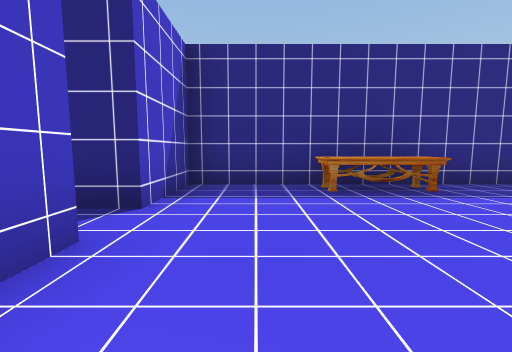
View 1 (above)

24 first-person views from a walk through a scene from a Unity 3-D project. The camera is 1.3 m above the floor, tilts 6° down and sees 90° across. The floor is counted in squares, 2 m on a side. Each view is taken from the middle of a square. On the plan, view 1 faces up. The plan holds only what a view shows up to about 9 squares ahead; the rest is blank. The place goes on beyond the plan. The player is left out. Door leaves are left out, so doorways stand open. Some surface patterns are stand-ins.

View 2
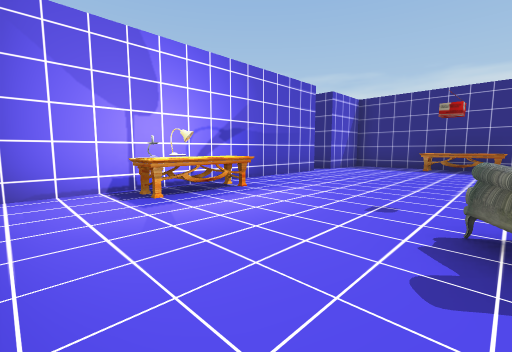

View 3
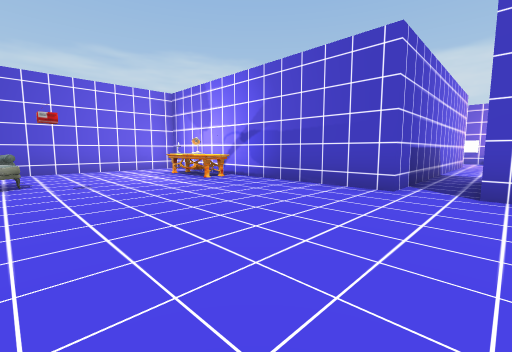

View 4
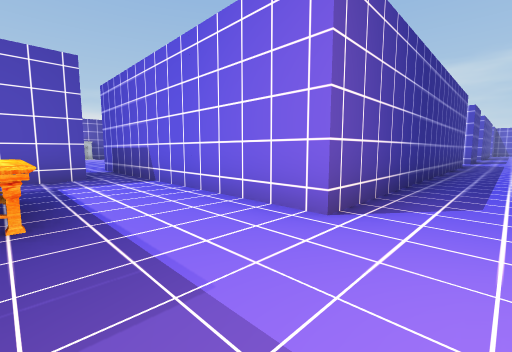

View 5
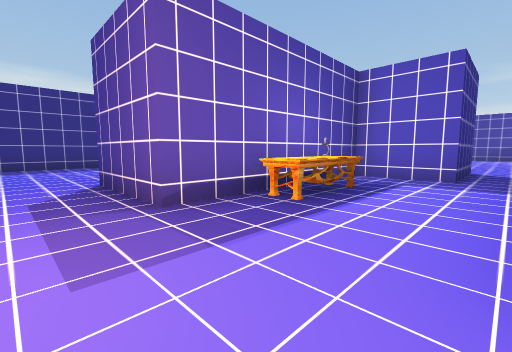

View 6
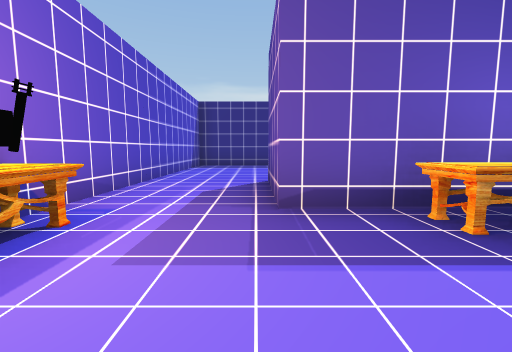

View 7
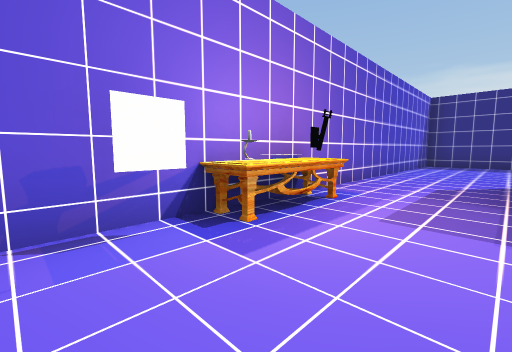

View 8
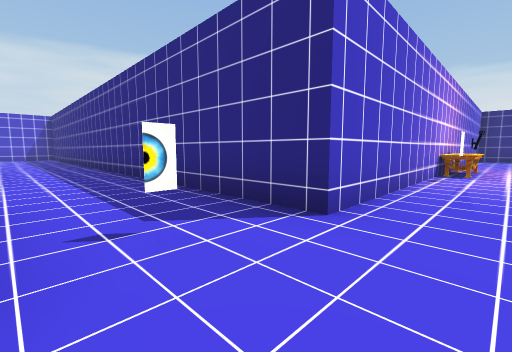

View 9
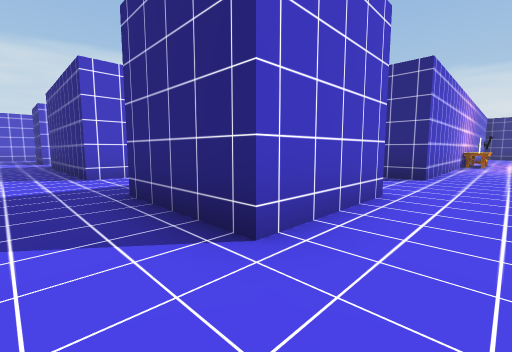

View 10
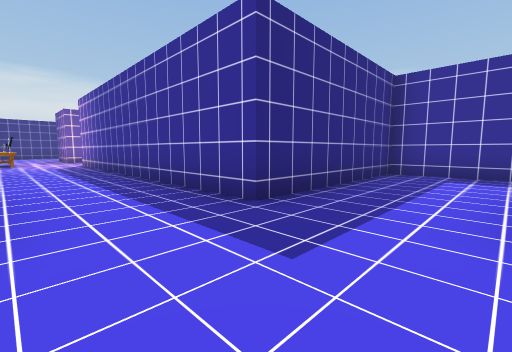

View 11
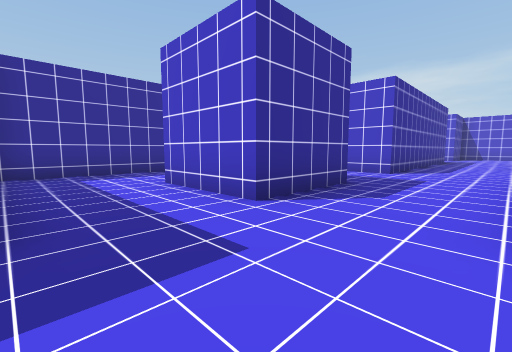

View 12
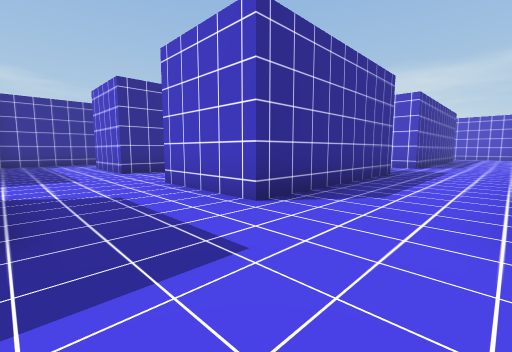

View 13
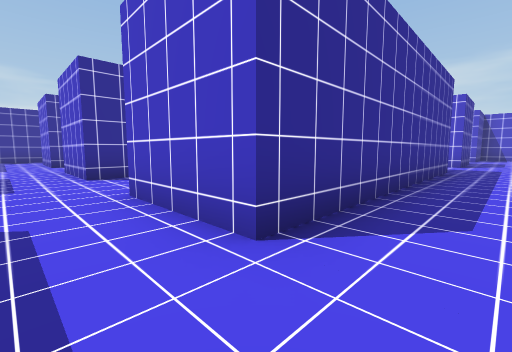

View 14
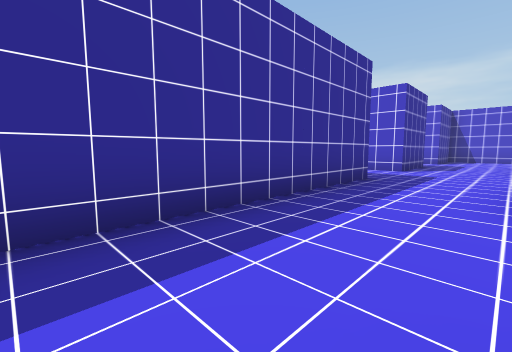

View 15
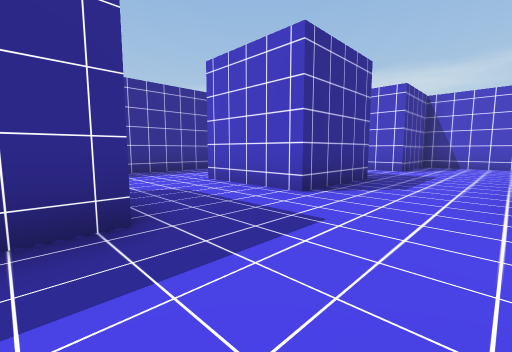

View 16
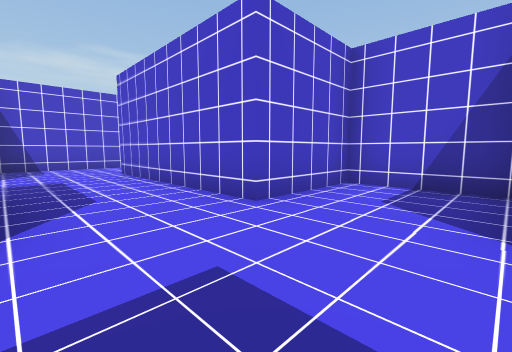

View 17
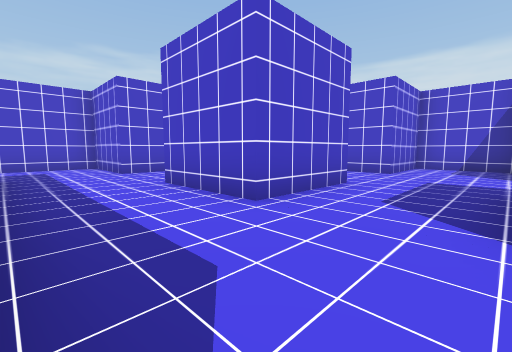

View 18
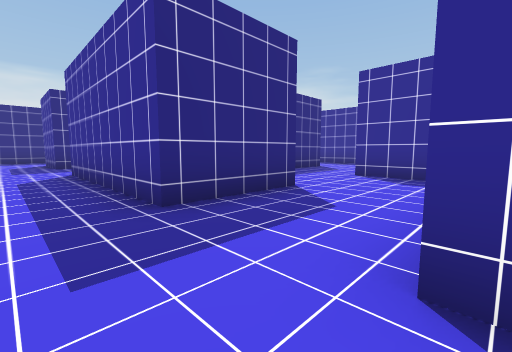

View 19
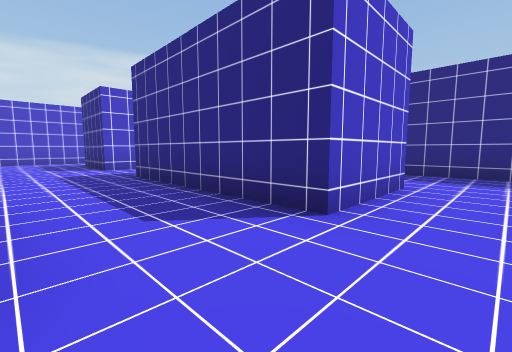

View 20
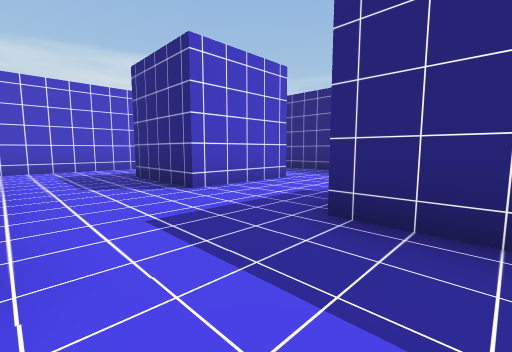

View 21
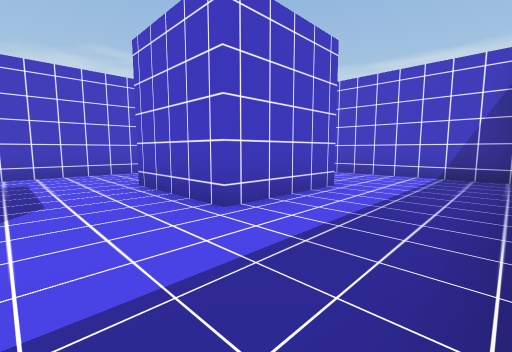

View 22
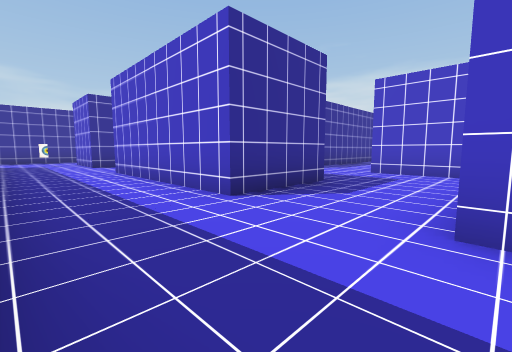

View 23
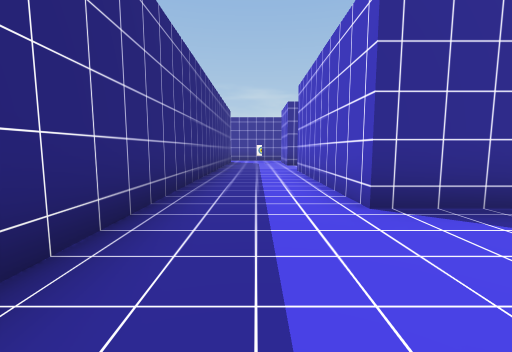

View 24
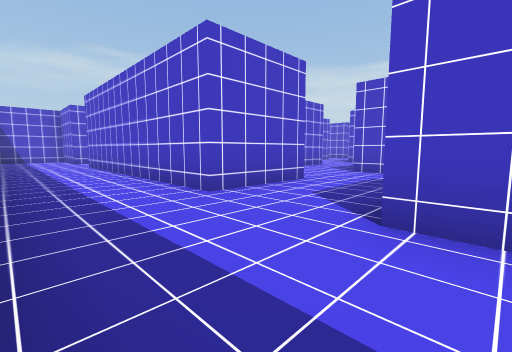

### Floor plan
Points are (right, up) in squares from view 1. A wall is a line through its corners. A room is listed if a view was taken in it or the views show most of it. See-through windows are left out.
Room 1 (views 1, 2, 3)
walls: (-1.2, 1.7) (-1.2, -5.2) (3, -5.2); (3.5, 4.7) (-1.2, 4.7) (-1.2, 2.7)
ways out: open door at (-1, 2.5) to room 2
objects: table (-1, -3); table (1, 4) to (3, 4); other object (3, -3)
Room 2 (views 4, 6)
walls: (-7.5, 12.2) (-10.6, 12.2); (-11.2, 11.6) (-11.2, 4.6); (-8.8, 1.7) (-1.2, 1.7); (-1.2, 2.7) (-3.8, 2.7) (-3.8, 4.7) (-8.8, 4.7) (-8.8, 7.2)
ways out: open door at (-1, 2.5) to room 1; opening at (-9.5, 1.5) to room 3
objects: other object (-11, 3); other object (-11, 4); table (-7, 4); other object (-6, 4)
Room 3 (views 5, 7, 8, 9, 10, 11, 12, 13, 14, 15, 16, 17, 18, 19, 20, 21, 22, 23, 24)
walls: (-11.2, -14.4) (-11.2, -15.3) (-13.8, -15.3) (-13.8, -10.3) (-11.2, -10.3); (-8.8, -12.9) (-8.8, -10.3) (-6.2, -10.3); (-18.8, -17.9) (-18.8, -10.3) (-16.2, -10.3); (-16.2, -7.7) (-21.3, -7.7) (-21.3, -5.2) (-16.2, -5.2) (-16.2, -7.7); (-7.4, -12.8) (-7.9, -12.8); (-8.8, -18.6) (-8.8, -15.2) (-6.3, -15.2) (-6.3, -22.6); (-6.3, -11.9) (-6.3, -12.8); (-13.8, -22) (-13.8, -17.8) (-12.9, -17.8); (-11.2, -5.2) (-11.2, -7.7) (-13.8, -7.7) (-13.8, -5.2); (-18.8, -22.8) (-18.8, -20.2) (-16.2, -20.2) (-16.2, -22.8); (-3.8, -11.5) (-3.8, -7.7) (-8.8, -7.7) (-8.8, 1.7); (-23.8, -17.9) (-23.8, -20.2) (-21.3, -20.2) (-21.3, -25.2); (-24.8, -10.3) (-21.2, -10.3); (-26.4, -5.2) (-23.8, -5.2) (-23.8, -7.7) (-26.2, -7.7); (-22.1, -27.7) (-18.8, -27.7) (-18.8, -25.2) (-16.2, -25.2) (-16.2, -27.7) (-13.9, -27.7); (-10.7, 2.1) (-10.7, 1.5); (-11.2, 2.5) (-11.2, -2.7) (-25.6, -2.7); (-28.8, -2.9) (-28.8, -10.1)
ways out: opening at (-9.5, 1.5) to room 2; opening at (-27.5, -10.5); opening at (-22.5, -26.5)

Where each view was taken, in squares from view 1:
view 1: 0 up, 0 right, facing up
view 2: 5 down, 3 right, facing up-left
view 3: 3 up, 3 right, facing down-left
view 4: 4 up, 10 left, facing down-right
view 5: 2 up, 10 left, facing up-right
view 6: 2 up, 9 left, facing up
view 7: 1 up, 9 left, facing up-left
view 8: 5 down, 10 left, facing up-left
view 9: 9 down, 10 left, facing up-left
view 10: 10 down, 11 left, facing up-right
view 11: 8 down, 11 left, facing down-right
view 12: 8 down, 16 left, facing down-right
view 13: 9 down, 20 left, facing down-right
view 14: 12 down, 21 left, facing down-right
view 15: 17 down, 21 left, facing down-right
view 16: 18 down, 19 left, facing down-left
view 17: 18 down, 14 left, facing down-left
view 18: 18 down, 15 left, facing up-right
view 19: 10 down, 15 left, facing up-left
view 20: 10 down, 20 left, facing up-left
view 21: 3 down, 22 left, facing down-left
view 22: 3 down, 24 left, facing down-right
view 23: 4 down, 24 left, facing right
view 24: 12 down, 4 left, facing down-left
